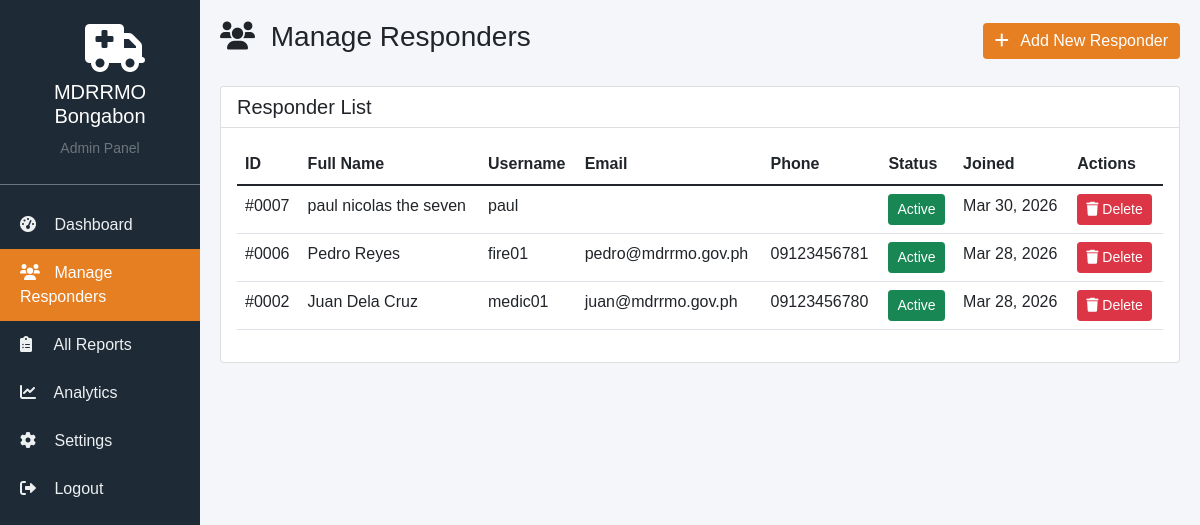
The page /capss/manage_responders.php (signed in) on the database its author committed.
### tables this page shows
CREATE TABLE `tbl_users` (
  `user_id` int(11) NOT NULL,
  `username` varchar(50) NOT NULL,
  `password` varchar(255) NOT NULL,
  `fullname` varchar(100) NOT NULL,
  `email` varchar(100) DEFAULT NULL,
  `phone` varchar(20) DEFAULT NULL,
  `role` enum('admin','responder') DEFAULT 'responder',
  `is_active` tinyint(1) DEFAULT 1,
  `responder_type` enum('medic','firefighter','rescuer','driver') DEFAULT 'medic',
  `badge_number` varchar(50) DEFAULT NULL,
  `created_at` timestamp NOT NULL DEFAULT current_timestamp(),
  `updated_at` timestamp NOT NULL DEFAULT current_timestamp() ON UPDATE current_timestamp(),
  `last_login` timestamp NULL DEFAULT NULL,
  `profile_pic` varchar(255) DEFAULT NULL,
  `current_lat` decimal(10,8) DEFAULT NULL,
  `current_lng` decimal(11,8) DEFAULT NULL,
  `last_location_update` timestamp NULL DEFAULT NULL,
  `is_online` tinyint(1) DEFAULT 0,
  `last_activity` timestamp NULL DEFAULT NULL,
  `status` varchar(20) DEFAULT 'active'
);

### capss/manage_responders.php (the view, shortened to what this page needs)
<?php
require_once 'config/db_connect.php';
$responders = $conn->query("SELECT * FROM tbl_users WHERE role = 'responder' ORDER BY created_at DESC");
?>
<!DOCTYPE html>
<html lang="en">
<head>
    <link href="https://cdn.jsdelivr.net/npm/bootstrap@5.1.3/dist/css/bootstrap.min.css" rel="stylesheet">
    <link rel="stylesheet" href="https://cdnjs.cloudflare.com/ajax/libs/font-awesome/6.0.0/css/all.min.css">
</head>
<body>
    <div class="container-fluid">
        <div class="row">
            <div class="col-md-2 p-0 sidebar">
                <div class="p-4 text-center border-bottom border-secondary">
                    <i class="fas fa-ambulance fa-3x mb-2"></i>
                    <h5>MDRRMO Bongabon</h5>
                    <small class="text-muted">Admin Panel</small>
                </div>
                <nav class="mt-3">
                    <a href="admin_dashboard.php">
                        <i class="fas fa-tachometer-alt"></i> Dashboard
                    </a>
                    <a href="manage_responders.php" class="active">
                        <i class="fas fa-users"></i> Manage Responders
                    </a>
                    <a href="all_reports.php">
                        <i class="fas fa-clipboard-list"></i> All Reports
                    </a>
                    <a href="reports_analytics.php">
                        <i class="fas fa-chart-line"></i> Analytics
                    </a>
                    <a href="settings.php">
                        <i class="fas fa-cog"></i> Settings
                    </a>
                    <a href="logout.php">
                        <i class="fas fa-sign-out-alt"></i> Logout
                    </a>
                </nav>
            </div>
            <div class="col-md-10 main-content">
                <div class="d-flex justify-content-between align-items-center mb-4">
                    <h3><i class="fas fa-users me-2"></i> Manage Responders</h3>
                    <button class="btn btn-mdrrmo" data-bs-toggle="modal" data-bs-target="#addResponderModal">
                        <i class="fas fa-plus me-2"></i> Add New Responder
                    </button>
                </div>
                <div class="card">
                    <div class="card-header bg-white">
                        <h5 class="mb-0">Responder List</h5>
                    </div>
                    <div class="card-body">
                        <div class="table-responsive">
                            <table class="table table-hover" id="responderTable">
                                <thead>
                                    <tr>
                                        <th>ID</th>
                                        <th>Full Name</th>
                                        <th>Username</th>
                                        <th>Email</th>
                                        <th>Phone</th>
                                        <th>Status</th>
                                        <th>Joined</th>
                                        <th>Actions</th>
                                    </tr>
                                </thead>
                                <tbody>
                                    <?php while($row = $responders->fetch_assoc()): ?>
                                    <tr>
                                        <td>#<?= str_pad($row['user_id'], 4, '0', STR_PAD_LEFT) ?></td>
                                        <td><?= htmlspecialchars($row['fullname']) ?></td>
                                        <td><?= htmlspecialchars($row['username']) ?></td>
                                        <td><?= htmlspecialchars($row['email']) ?></td>
                                        <td><?= htmlspecialchars($row['phone']) ?></td>
                                        <td>
                                            <button class="btn btn-sm <?= $row['is_active'] ? 'btn-success' : 'btn-secondary' ?> toggle-status"
                                                    data-id="<?= $row['user_id'] ?>"
                                                    data-status="<?= $row['is_active'] ?>">
                                                <?= $row['is_active'] ? 'Active' : 'Inactive' ?>
                                            </button>
                                        </td>
                                        <td><?= date('M d, Y', strtotime($row['created_at'])) ?></td>
                                        <td>
                                            <button class="btn btn-sm btn-danger delete-responder" data-id="<?= $row['user_id'] ?>" data-name="<?= htmlspecialchars($row['fullname']) ?>">
                                                <i class="fas fa-trash"></i> Delete
                                            </button>
                                        </td>
                                    </tr>
                                    <?php endwhile; ?>
                                </tbody>
                            </table>
                        </div>
                    </div>
                </div>
            </div>
        </div>
    </div>
</body>
</html>

### capss/manage_responders.php (style rules this page uses)
body { background: #f4f6f9; font-family: 'Poppins', sans-serif; }
.sidebar { background: #1e2a36; min-height: 100vh; color: white; }
.sidebar a { color: #ecf0f1; text-decoration: none; padding: 12px 20px; display: block; transition: 0.2s; }
.sidebar a:hover, .sidebar a.active { background: #e67e22; color: white; }
.sidebar i { margin-right: 10px; width: 20px; }
.main-content { padding: 20px; }
.btn-mdrrmo { background: #e67e22; color: white; border: none; }

### rows shown on the page
tbl_users: user_id "0007", fullname "paul nicolas the seven", username "paul", is_active "Active", created_at "Mar 30, 2026"
tbl_users: user_id "0006", fullname "Pedro Reyes", username "fire01", email "pedro@mdrrmo.gov.ph", phone "09123456781", is_active "Active", created_at "Mar 28, 2026"
tbl_users: user_id "0002", fullname "Juan Dela Cruz", username "medic01", email "juan@mdrrmo.gov.ph", phone "09123456780", is_active "Active", created_at "Mar 28, 2026"
